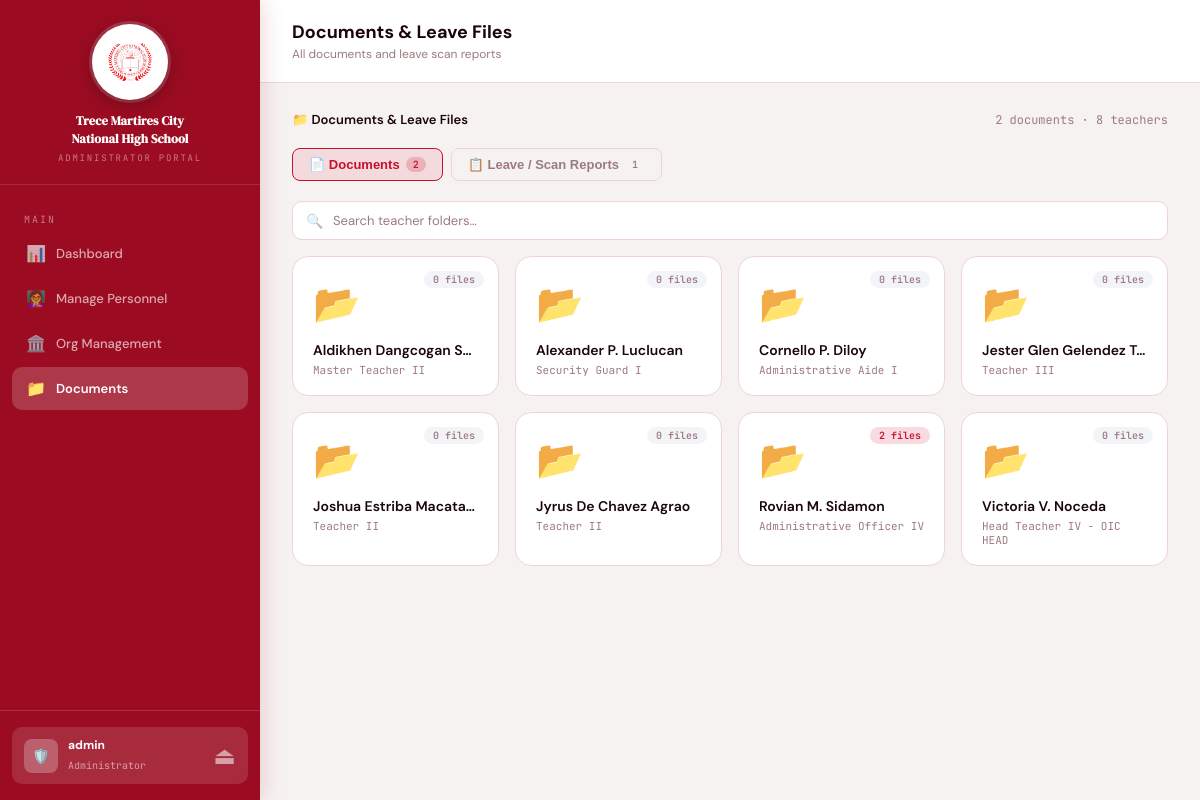
The app's page /ADMIN_SIDE/documents_library.php (signed in) with its own data.
### tables this page shows
CREATE TABLE `personnels` (
  `id` int(11) NOT NULL,
  `user_id` int(11) NOT NULL,
  `last_name` varchar(100) NOT NULL,
  `first_name` varchar(100) NOT NULL,
  `middle_name` varchar(100) DEFAULT NULL,
  `suffix` enum('','Jr.','Sr.','II','III','IV') DEFAULT '',
  `full_name` varchar(300) GENERATED ALWAYS AS (concat_ws(' ',`first_name`,nullif(`middle_name`,''),`last_name`,nullif(`suffix`,''))) VIRTUAL,
  `gender` enum('Male','Female','Other') DEFAULT NULL,
  `civil_status` enum('Single','Married','Widowed','Separated') DEFAULT NULL,
  `date_of_birth` date DEFAULT NULL,
  `place_of_birth` varchar(200) DEFAULT NULL,
  `email` varchar(150) NOT NULL,
  `phone` char(11) DEFAULT NULL COMMENT 'PH mobile: exactly 11 digits, starts 09',
  `address` text DEFAULT NULL COMMENT 'Complete residence address + ZIP code',
  `profile_image` varchar(255) DEFAULT NULL,
  `subject` varchar(100) DEFAULT NULL,
  `department` varchar(100) DEFAULT NULL,
  `employment_type` enum('Permanent','Temporary','Contractual','Part-time') DEFAULT 'Permanent',
  `date_hired` date DEFAULT NULL,
  `status` enum('active','inactive') DEFAULT 'active',
  `leave_days_allocation` int(11) DEFAULT 30,
  `tin_number` varchar(20) DEFAULT NULL COMMENT 'Tax Identification Number',
  `philhealth_number` varchar(20) DEFAULT NULL COMMENT '12-digit PhilHealth ID',
  `pagibig_number` varchar(20) DEFAULT NULL COMMENT 'Pag-IBIG / HDMF 12-digit MID',
  `sss_number` varchar(20) DEFAULT NULL COMMENT 'SSS (10 digits) or GSIS (11 digits)',
  `crn_number` varchar(20) DEFAULT NULL COMMENT 'Common Reference Number',
  `bp_number` varchar(20) DEFAULT NULL COMMENT 'Barangay / Business Permit Number',
  `created_at` timestamp NOT NULL DEFAULT current_timestamp(),
  `updated_at` timestamp NOT NULL DEFAULT current_timestamp() ON UPDATE current_timestamp(),
  `appointment_status` enum('Newly Hired','Regular','Transferee','Reinstated') DEFAULT 'Regular',
  `personnel_level` varchar(20) DEFAULT 'Teaching'
);

### ADMIN_SIDE/admin_shared.php (called while the page is built, shortened)
<?php
require_once '../Config.php';
$_BASE = rtrim(str_replace(
    str_replace('\\', '/', $_SERVER['DOCUMENT_ROOT']),
    '',
    str_replace('\\', '/', dirname(dirname(__FILE__)))
), '/');
function asset_url($path) {
    global $_BASE;
    $path = str_replace('\\', '/', $path);
    $root = str_replace('\\', '/', $_SERVER['DOCUMENT_ROOT']);
    $path = ltrim($path, '/');
    return $_BASE . '/' . $path;
}
$conn->query("CREATE TABLE IF NOT EXISTS leave_reports (
    id INT AUTO_INCREMENT PRIMARY KEY,
    teacher_id INT NOT NULL,
    last_name VARCHAR(100),
    first_name VARCHAR(100),
    absent_dates TEXT,
    days_absent INT DEFAULT 0,
    leave_type VARCHAR(50) DEFAULT 'Sick Leave',
    reason TEXT,
    scan_file_path VARCHAR(255),
    scan_file_name VARCHAR(255),
    filed_at TIMESTAMP DEFAULT CURRENT_TIMESTAMP
)");
$teachers_arr = [];
$res = $conn->query("SELECT t.*, u.username, u.created_at as joined FROM personnels t JOIN users u ON t.user_id=u.id ORDER BY t.full_name");
if ($res) while ($row = $res->fetch_assoc()) $teachers_arr[] = $row;
$docs_by_teacher = [];
$docs_arr = [];
$res2 = $conn->query("SELECT d.*, t.full_name FROM documents d JOIN personnels t ON d.teacher_id=t.id ORDER BY d.uploaded_at DESC");
if ($res2) while ($row = $res2->fetch_assoc()) {
    $row['file_path'] = asset_url($row['file_path']);
    $docs_arr[] = $row;
    $docs_by_teacher[$row['teacher_id']][] = $row;
}
$leave_by_teacher   = [];
$res3 = $conn->query("SELECT * FROM leave_reports ORDER BY filed_at DESC");
if ($res3) {
    while ($row = $res3->fetch_assoc()) {
        $tid = $row['teacher_id'];
        if (!empty($row['scan_file_path'])) {
            $row['scan_file_path'] = asset_url($row['scan_file_path']);
        }
        $leave_by_teacher[$tid][] = $row;
    }
}
$total_teachers   = count($teachers_arr);
$total_docs       = count($docs_arr);

### ADMIN_SIDE/documents_library.php (the view, shortened to what this page needs)
<?php
require_once 'admin_shared.php';
?>
<!DOCTYPE html>
<html lang="en">
<head>
</head>
<body>
<aside class="sidebar">
  <div class="sidebar-logo">
    <div class="sidebar-logo-img-wrap">
      <img src="../uploads/logo/TMCNHS-Logo.png" alt="TMCNHS Logo" onerror="this.style.display='none'">
    </div>
    <div class="sidebar-logo-text">
      <h2>Trece Martires City<br>National High School</h2>
      <span>Administrator Portal</span>
    </div>
  </div>
  <nav class="nav">
    <div class="nav-label">Main</div>
    <a class="nav-item" href="admin_dashboard.php"><span class="ni">📊</span> Dashboard</a>
    <a class="nav-item" href="manage_personnel.php"><span class="ni">👩‍🏫</span> Manage Personnel</a>
    <a class="nav-item" href="org_management.php"><span class="ni">🏛️</span> Org Management</a>
    <a class="nav-item active" href="documents_library.php"><span class="ni">📁</span> Documents</a>
  </nav>
  <div class="sidebar-footer">
    <div class="user-chip">
      <div class="avatar">🛡️</div>
      <div class="user-info">
        <strong><?= htmlspecialchars($_SESSION['username']) ?></strong>
        <small>Administrator</small>
      </div>
      <a href="../logout.php" class="logout-btn" title="Logout" style="font-size: 1.5rem;">⏏</a>
    </div>
  </div>
</aside>
<main class="main">
  <div class="topbar">
    <div>
      <h1>Documents &amp; Leave Files</h1>
      <p>All documents and leave scan reports</p>
    </div>
  </div>
  <div class="page">
    <div id="folderGrid">
      <div class="folder-topbar">
        <div class="breadcrumb">
          <span class="bc-current">📁 Documents &amp; Leave Files</span>
        </div>
        <div style="font-size:12px;color:var(--muted);font-family:'JetBrains Mono',monospace">
          <?= $total_docs ?> document<?= $total_docs!=1?'s':'' ?> · <?= $total_teachers ?> teacher<?= $total_teachers!=1?'s':'' ?>
        </div>
      </div>
      <div class="folder-tabs">
        <button class="folder-tab active" onclick="switchFolderTab('docs',this)">
          📄 Documents <span class="tab-count"><?= $total_docs ?></span>
        </button>
        <button class="folder-tab tab-purple" onclick="switchFolderTab('leave',this)">
          📋 Leave / Scan Reports <span class="tab-count"><?= array_sum(array_map('count', $leave_by_teacher)) ?></span>
        </button>
      </div>
      <div class="folder-search-wrap">
        <span class="fs-icon">🔍</span>
        <input type="text" class="folder-search-input" id="folderSearch" placeholder="Search teacher folders…" oninput="filterFolders(this.value)">
      </div>
      <div id="docsFolderGrid" class="folder-grid">
        <?php foreach ($teachers_arr as $t):
          $tdocs = count($docs_by_teacher[$t['id']] ?? []);
        ?>
        <div class="folder-card"
             data-folder-name="<?= htmlspecialchars(strtolower($t['full_name'])) ?>"
             onclick="openFolder(<?= $t['id'] ?>, 'docs')">
          <span class="folder-badge <?= $tdocs===0?'empty':'' ?>"><?= $tdocs ?> <?= $tdocs===1?'file':'files' ?></span>
          <span class="folder-icon">📂</span>
          <div class="folder-name"><?= htmlspecialchars($t['full_name']) ?></div>
          <div class="folder-meta"><?= htmlspecialchars($t['subject'] ?: $t['department'] ?: 'Teacher') ?></div>
        </div>
        <?php endforeach; ?>
      </div>
    </div>
  </div>
</main>
</body>
</html>

### records on screen
personnels: id "0", shows "files", full_name "Aldikhen Dangcogan S…", subject "Master Teacher II"
personnels: id "0", shows "files", full_name "Alexander P. Luclucan", subject "Security Guard I"
personnels: id "0", shows "files", full_name "Cornello P. Diloy", subject "Administrative Aide I"
personnels: id "0", shows "files", full_name "Jester Glen Gelendez T…", subject "Teacher III"
personnels: id "0", shows "files", full_name "Joshua Estriba Macata…", subject "Teacher II"
personnels: id "0", shows "files", full_name "Jyrus De Chavez Agrao", subject "Teacher II"
personnels: id "2", shows "files", full_name "Rovian M. Sidamon", subject "Administrative Officer IV"
personnels: id "0", shows "files", full_name "Victoria V. Noceda", subject "Head Teacher IV - OIC HEAD"

### other values on screen
$_SESSION['username'] "admin"
$total_docs "2"
$total_teachers "8"
array_sum(array_map('count', $leave_by_teacher)) "1"
